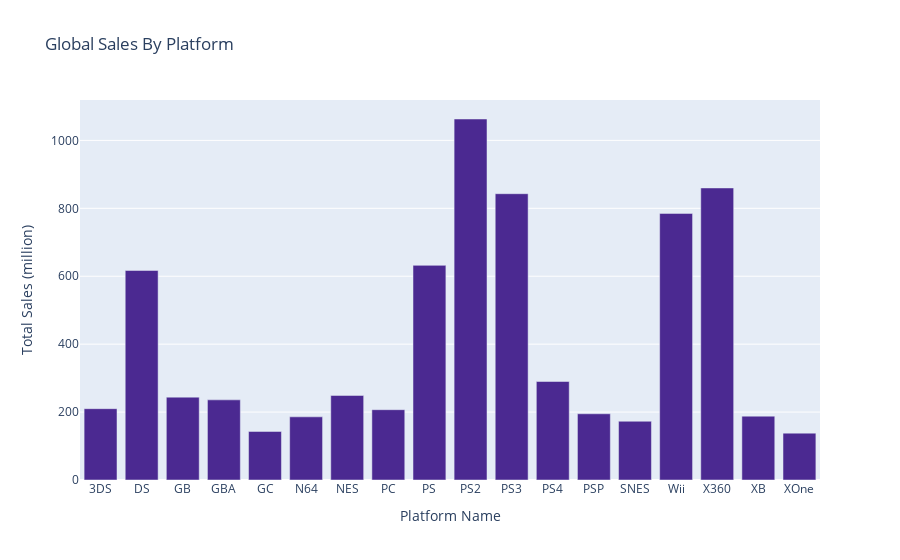

The notebook cell saved with this chart:
### Code cell
sales_by_platform(connection, cursor)

### Figure 1 — Plotly figure (JSON) as saved in the notebook; plotly's stock layout.template omitted (floating-point values rounded to 4 significant figures)
{"data": [{"alignmentgroup": "True", "hovertemplate": "Platform Name=%{x}<br>Total Sales (million)=%{y}<extra></extra>", "legendgroup": "", "marker": {"color": "rgb(75, 41, 145)", "pattern": {"shape": ""}}, "name": "", "offsetgroup": "", "orientation": "v", "showlegend": false, "textposition": "auto", "type": "bar", "x": ["3DS", "DS", "GB", "GBA", "GC", "N64", "NES", "PC", "PS", "PS2", "PS3", "PS4", "PSP", "SNES", "Wii", "X360", "XB", "XOne"], "xaxis": "x", "y": [210, 617, 244, 236, 143, 186, 249, 207, 632, 1063, 843, 290, 195, 173, 785, 860, 188, 138], "yaxis": "y"}], "layout": {"barmode": "relative", "legend": {"tracegroupgap": 0}, "title": {"text": "Global Sales By Platform"}, "xaxis": {"anchor": "y", "domain": [0, 1], "title": {"text": "Platform Name"}}, "yaxis": {"anchor": "x", "domain": [0, 1], "title": {"text": "Total Sales (million)"}}}}
